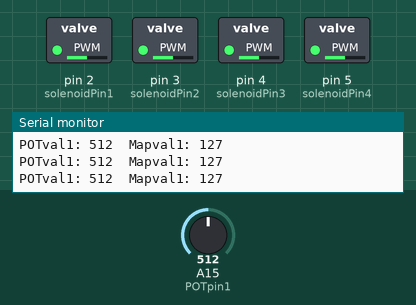
Bench run of a sketch on a simulated Arduino Mega 2560, built with avr-gcc and run on an emulated ATmega2560. Parts: switched loads named in the sketch (green lamp = pin HIGH), the last lines printed to the serial monitor. The test bench sets the inputs (shaded band); at power-on: A15 (POTpin1) = 512.

Above: at 1.2 s.
1.3 s: A15 (POTpin1) set to 105
At 2.5 s:
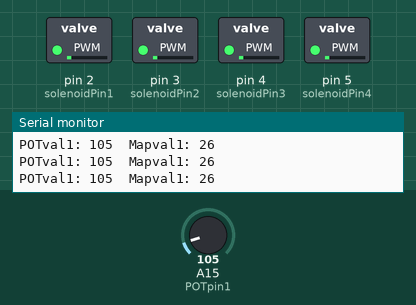
2.8 s: A15 (POTpin1) set to 91
At 4.0 s:
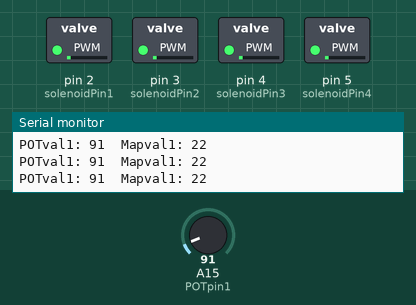
4.3 s: A15 (POTpin1) set to 44
At 4.7 s:
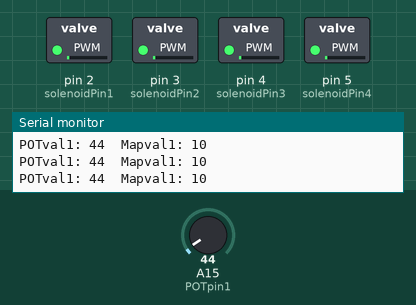
7.3 s: A15 (POTpin1) set to 38
At 8.8 s:
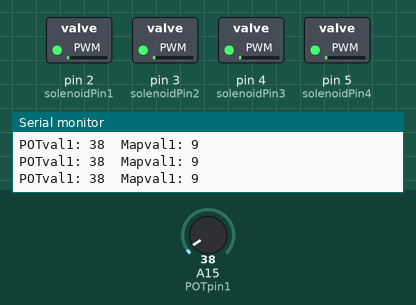
10.3 s: A15 (POTpin1) set to 982
At 11.0 s:
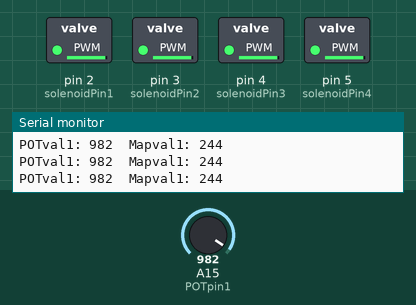
11.8 s: A15 (POTpin1) set to 1008
At 12.9 s:
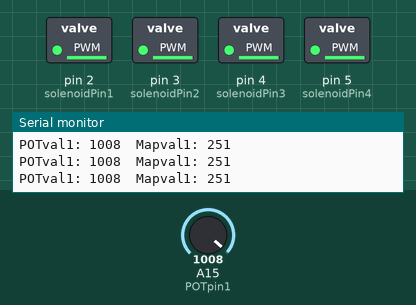
Timing chart, 0 to 14.8 s (numbered marks = the images above; inputs shaded):
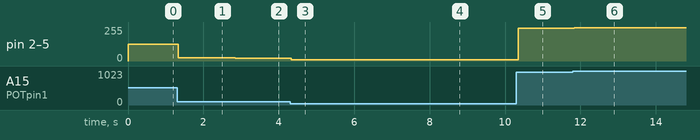

The sketch:

sketch_oct23a.ino
```cpp
//New version of airpumpcontrol for more accurate air flow control
//Christian Diaz Herrera 10/4/2024

int POTpin1 = A15;
// int POTpin2 = A14;
int solenoidPin1 = 2;
int solenoidPin2 = 3;
int solenoidPin3 = 4;
int solenoidPin4 = 5;

int POTval1, mapval1;
// int POTval2, mapval2;


void setup() {
  Serial.begin(9600);
  pinMode(solenoidPin1, OUTPUT);
  pinMode(solenoidPin2, OUTPUT);
  pinMode(solenoidPin3, OUTPUT);
  pinMode(solenoidPin4, OUTPUT);
}

void loop() {
  POTval1 = analogRead(POTpin1);
  mapval1 = map(POTval1, 0, 1023, 0,255);
  // POTval2 = analogRead(POTpin2);
  // mapval2 = map(POTval2, 0, 1023, 0, 255);

  Serial.print("POTval1: ");
  Serial.print(POTval1);
  Serial.print("\tMapval1: ");
  Serial.print(mapval1);
  Serial.println();
  // Serial.print("POTval2: " );
  // Serial.print(POTval2);
  // Serial.print("\tMapval2: ");
  // Serial.print(mapval2);
  // Serial.println();

  analogWrite(solenoidPin1, mapval1);
  // delay(100);
  analogWrite(solenoidPin2, mapval1);
  analogWrite(solenoidPin3, mapval1);
  analogWrite(solenoidPin4, mapval1);
}
```

Measured:
- after the input at 1.3 s, pin 2 (solenoidPin1), pin 3 (solenoidPin2), pin 4 (solenoidPin3), pin 5 (solenoidPin4): 127/255 → 26/255 at once
- after the input at 2.8 s, pin 2 (solenoidPin1), pin 3 (solenoidPin2), pin 4 (solenoidPin3), pin 5 (solenoidPin4): 26/255 → 22/255 after 0.05 s
- after the input at 4.3 s, pin 2 (solenoidPin1), pin 3 (solenoidPin2), pin 4 (solenoidPin3), pin 5 (solenoidPin4): 22/255 → 10/255 at once
- after the input at 7.3 s, pin 2 (solenoidPin1), pin 3 (solenoidPin2), pin 4 (solenoidPin3), pin 5 (solenoidPin4): 10/255 → 9/255 after 0.05 s
- after the input at 10.3 s, pin 2 (solenoidPin1), pin 3 (solenoidPin2), pin 4 (solenoidPin3), pin 5 (solenoidPin4): 9/255 → 244/255 at once
- after the input at 11.8 s, pin 2 (solenoidPin1), pin 3 (solenoidPin2), pin 4 (solenoidPin3), pin 5 (solenoidPin4): 244/255 → 251/255 at once
